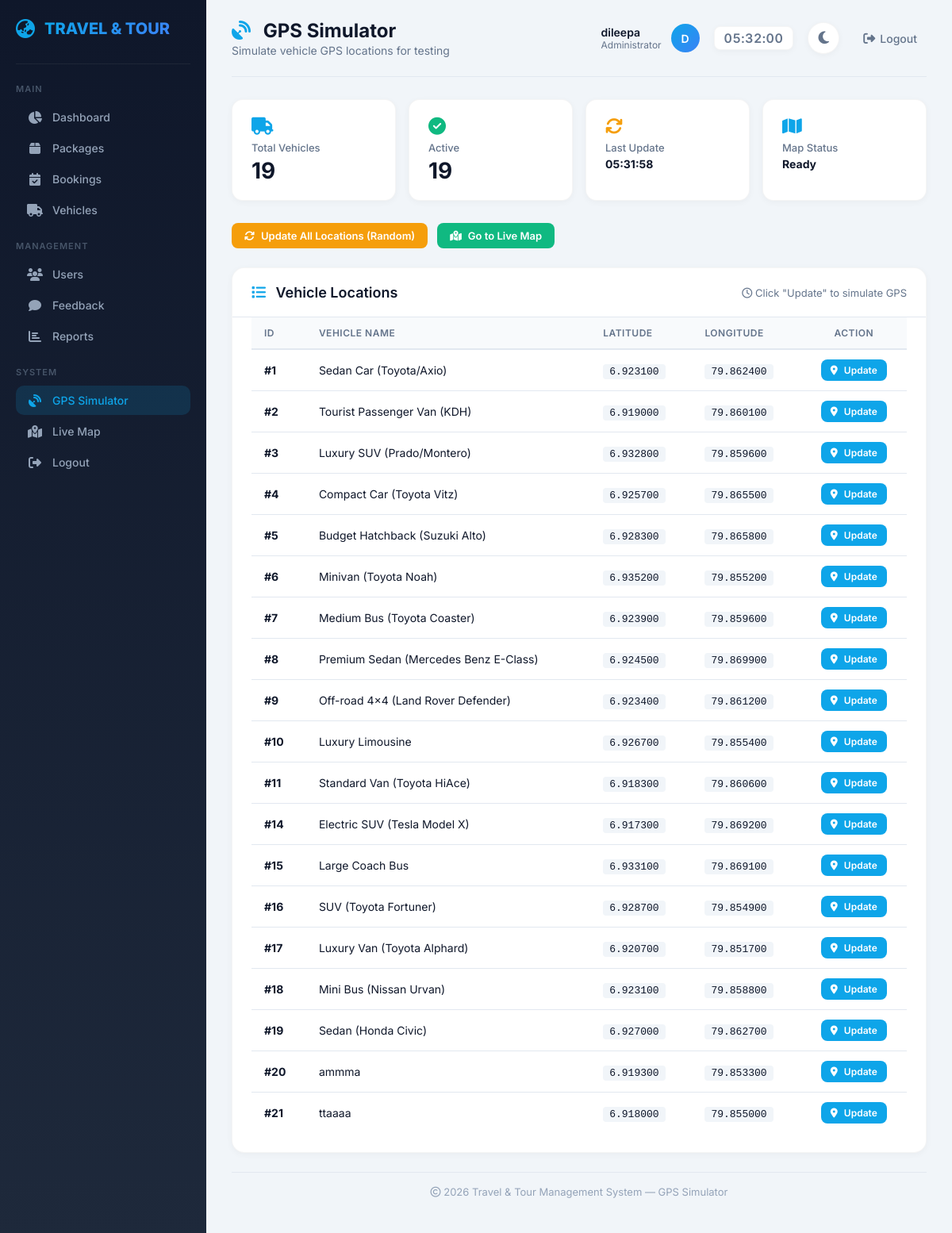
Screenshot of /admin/simulate_gps.php (signed in) with the database file from the repository.
### tables this page shows
CREATE TABLE `vehicles` (
  `id` int(11) NOT NULL,
  `vehicle_name` varchar(100) NOT NULL,
  `category` varchar(50) DEFAULT 'Sedan',
  `price_per_km` decimal(10,2) NOT NULL,
  `petrol_rate` decimal(10,2) NOT NULL DEFAULT 50.00,
  `capacity` int(11) NOT NULL,
  `operator_id` int(11) DEFAULT NULL,
  `status` enum('Available','On Trip','Maintenance','Inactive') DEFAULT 'Available',
  `driver_name` varchar(100) DEFAULT NULL,
  `driver_phone` varchar(20) DEFAULT NULL,
  `last_lat` decimal(10,8) DEFAULT NULL,
  `last_lng` decimal(11,8) DEFAULT NULL,
  `last_update` datetime DEFAULT NULL,
  `next_maintenance` date DEFAULT NULL,
  `insurance_expiry` date DEFAULT NULL,
  `registration_expiry` date DEFAULT NULL,
  `last_service_date` date DEFAULT NULL,
  `fuel_type` varchar(20) DEFAULT 'Petrol',
  `transmission` varchar(20) DEFAULT 'Manual',
  `driver_id` int(11) DEFAULT NULL,
  `created_at` timestamp NOT NULL DEFAULT current_timestamp()
);

### admin/simulate_gps.php (the view, shortened to what this page needs)
<?php
include("../includes/db.php");
$result = $conn->query("SELECT id, vehicle_name FROM vehicles WHERE status != 'Inactive'");
?>
<!DOCTYPE html>
<html lang="en">
<head>
    <link rel="stylesheet" href="https://cdnjs.cloudflare.com/ajax/libs/font-awesome/6.5.1/css/all.min.css" />
</head>
<body>
    <nav class="sidebar">
        <div class="brand">
            <i class="fa-solid fa-earth-asia"></i>
            <span>TRAVEL &amp; TOUR</span>
        </div>
        <div class="nav-section">Main</div>
        <a href="dashboard.php"><i class="fa-solid fa-chart-pie"></i><span>Dashboard</span></a>
        <a href="packages.php"><i class="fa-solid fa-box"></i><span>Packages</span></a>
        <a href="bookings.php"><i class="fa-solid fa-calendar-check"></i><span>Bookings</span></a>
        <a href="vehicles.php"><i class="fa-solid fa-truck"></i><span>Vehicles</span></a>
        <div class="nav-section">Management</div>
        <a href="users.php"><i class="fa-solid fa-users"></i><span>Users</span></a>
        <a href="feedback.php"><i class="fa-solid fa-comment"></i><span>Feedback</span></a>
        <a href="reports.php"><i class="fa-solid fa-chart-bar"></i><span>Reports</span></a>
        <div class="nav-section">System</div>
        <a href="simulate_gps.php" class="active"><i class="fa-solid fa-satellite-dish"></i><span>GPS Simulator</span></a>
        <a href="vehicle_tracking.php"><i class="fa-solid fa-map-location-dot"></i><span>Live Map</span></a>
        <a href="../logout.php"><i class="fa-solid fa-sign-out-alt"></i><span>Logout</span></a>
    </nav>
    <div class="main-content">
        <div class="topbar">
            <div class="page-title">
                <h1><i class="fa-solid fa-satellite-dish" style="color:#0ea5e9; margin-right:10px;"></i> GPS Simulator</h1>
                <p>Simulate vehicle GPS locations for testing</p>
            </div>
            <div class="right-group">
                <div class="admin-info">
                    <div>
                        <div class="name"><?php echo htmlspecialchars($_SESSION['fullname'] ?? 'Admin'); ?></div>
                        <div class="role">Administrator</div>
                    </div>
                    <div class="avatar"><?php echo strtoupper(substr($_SESSION['fullname'] ?? 'A', 0, 1)); ?></div>
                </div>
                <span class="clock" id="liveClock">00:00:00</span>
                <button class="theme-toggle" id="themeToggle" aria-label="Toggle theme">
                    <i class="fas fa-moon"></i>
                </button>
                <a href="../logout.php" class="logout-link">
                    <i class="fa-solid fa-sign-out-alt"></i> Logout
                </a>
            </div>
        </div>
        <div class="stats-grid">
            <div class="stat-card">
                <div class="icon"><i class="fa-solid fa-truck"></i></div>
                <div class="label">Total Vehicles</div>
                <div class="value"><?php echo $result->num_rows; ?></div>
            </div>
            <div class="stat-card">
                <div class="icon"><i class="fa-solid fa-check-circle" style="color:#10b981;"></i></div>
                <div class="label">Active</div>
                <div class="value"><?php echo $result->num_rows; ?></div>
            </div>
            <div class="stat-card">
                <div class="icon"><i class="fa-solid fa-sync" style="color:#f59e0b;"></i></div>
                <div class="label">Last Update</div>
                <div class="value" style="font-size:14px;"><?php echo date('H:i:s'); ?></div>
            </div>
            <div class="stat-card">
                <div class="icon"><i class="fa-solid fa-map" style="color:#0ea5e9;"></i></div>
                <div class="label">Map Status</div>
                <div class="value" style="font-size:14px;">Ready</div>
            </div>
        </div>
        <div style="display:flex; gap:12px; flex-wrap:wrap; margin-bottom:10px;">
            <form method="POST" style="display:inline;">
                <button type="submit" name="bulk_update" value="1" class="btn btn-warning">
                    <i class="fa-solid fa-sync"></i> Update All Locations (Random)
                </button>
            </form>
            <a href="vehicle_tracking.php" class="btn btn-success">
                <i class="fa-solid fa-map-location-dot"></i> Go to Live Map
            </a>
        </div>
        <div class="table-card">
            <div class="card-header">
                <h3><i class="fa-solid fa-list" style="color:#0ea5e9; margin-right:8px;"></i> Vehicle Locations</h3>
                <div class="actions">
                    <span style="font-size:13px; color:var(--text-secondary);">
                        <i class="fa-regular fa-clock"></i> Click "Update" to simulate GPS
                    </span>
                </div>
            </div>
            <div class="table-wrap">
                <table>
                    <thead>
                        <tr>
                            <th>ID</th>
                            <th>Vehicle Name</th>
                            <th>Latitude</th>
                            <th>Longitude</th>
                            <th style="text-align:center;">Action</th>
                        </tr>
                    </thead>
                    <tbody>
                        <?php
                        $result = $conn->query("SELECT id, vehicle_name FROM vehicles WHERE status != 'Inactive'");
                        if ($result->num_rows > 0):
                            while ($row = $result->fetch_assoc()):
                                $lat = 6.9271 + (rand(-100, 100) / 10000);
                                $lng = 79.8612 + (rand(-100, 100) / 10000);
                        ?>
                        <tr>
                            <td><strong>#<?php echo $row['id']; ?></strong></td>
                            <td><?php echo htmlspecialchars($row['vehicle_name']); ?></td>
                            <td><code><?php echo number_format($lat, 6); ?></code></td>
                            <td><code><?php echo number_format($lng, 6); ?></code></td>
                            <td style="text-align:center;">
                                <form method="POST" action="update_location.php" style="display:inline;">
                                    <button type="submit" class="btn btn-primary btn-sm">
                                        <i class="fa-solid fa-location-dot"></i> Update
                                    </button>
                                </form>
                            </td>
                        </tr>
                        <?php
                            endwhile;
                        endif; ?>
                    </tbody>
                </table>
            </div>
        </div>
        <div style="margin-top: 24px; text-align: center; font-size: 13px; color: var(--text-muted); padding: 16px 0; border-top: 1px solid var(--footer-border);">
            <i class="fa-regular fa-copyright"></i> <?php echo date('Y'); ?> Travel &amp; Tour Management System — GPS Simulator
        </div>
    </div>
</body>
</html>

### rows the page displays
vehicles: id "1", vehicle_name "Sedan Car (Toyota/Axio)"
vehicles: id "2", vehicle_name "Tourist Passenger Van (KDH)"
vehicles: id "3", vehicle_name "Luxury SUV (Prado/Montero)"
vehicles: id "4", vehicle_name "Compact Car (Toyota Vitz)"
vehicles: id "5", vehicle_name "Budget Hatchback (Suzuki Alto)"
vehicles: id "6", vehicle_name "Minivan (Toyota Noah)"
vehicles: id "7", vehicle_name "Medium Bus (Toyota Coaster)"
vehicles: id "8", vehicle_name "Premium Sedan (Mercedes Benz E-Class)"
vehicles: id "9", vehicle_name "Off-road 4x4 (Land Rover Defender)"
vehicles: id "10", vehicle_name "Luxury Limousine"
vehicles: id "11", vehicle_name "Standard Van (Toyota HiAce)"
vehicles: id "14", vehicle_name "Electric SUV (Tesla Model X)"
vehicles: id "15", vehicle_name "Large Coach Bus"
vehicles: id "16", vehicle_name "SUV (Toyota Fortuner)"
vehicles: id "17", vehicle_name "Luxury Van (Toyota Alphard)"
vehicles: id "18", vehicle_name "Mini Bus (Nissan Urvan)"
vehicles: id "19", vehicle_name "Sedan (Honda Civic)"
vehicles: id "20", vehicle_name "ammma"
vehicles: id "21", vehicle_name "ttaaaa"

### other values shown
$_SESSION['fullname'] "dileepa"
substr($_SESSION['fullname'] ?? 'A', 0, 1) "D"
$result->num_rows "19"
